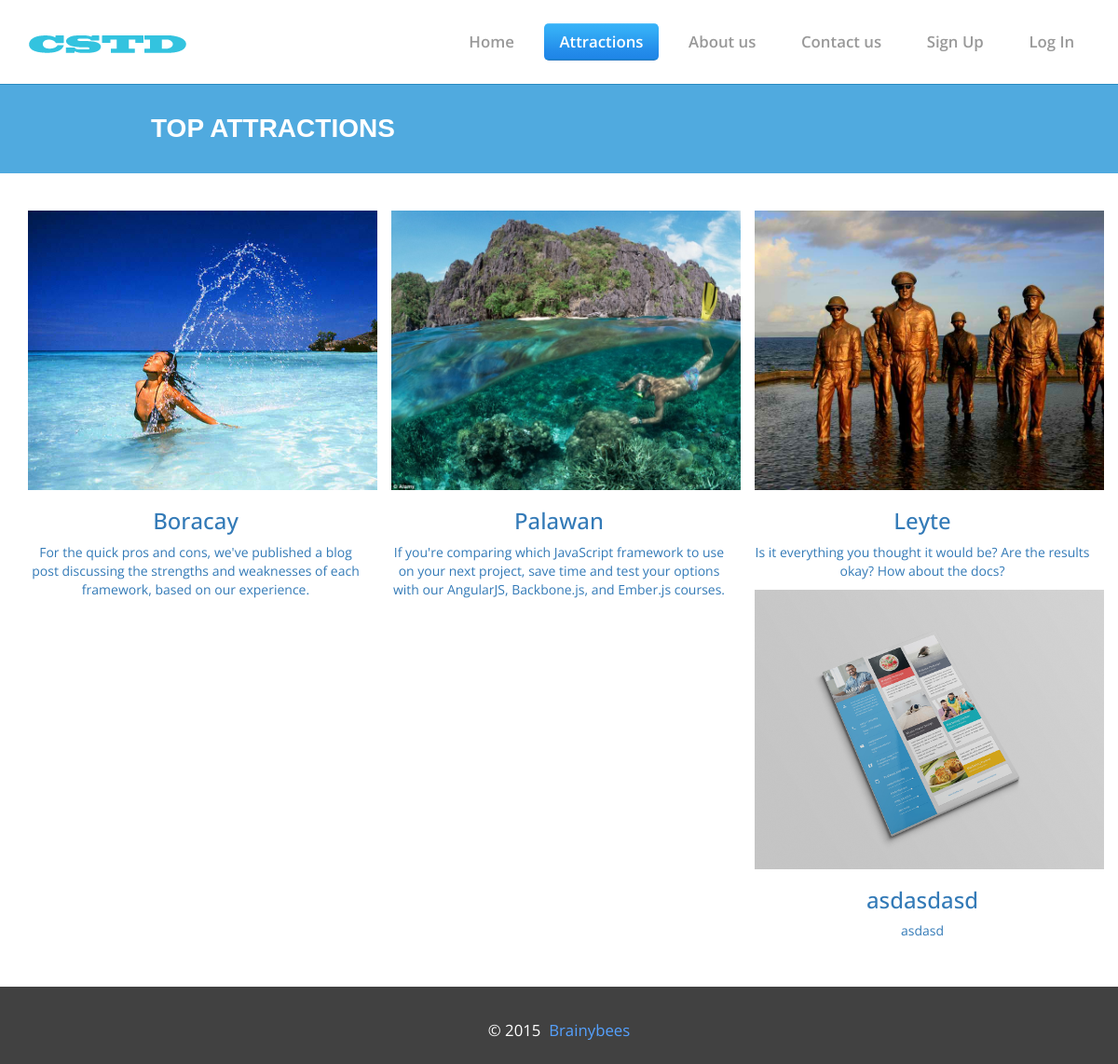
/attractions/index.php, run on the app's committed database.
### tables this page shows
CREATE TABLE IF NOT EXISTS `attractions` (
`id` int(11) NOT NULL,
  `name` varchar(255) NOT NULL,
  `description` text NOT NULL,
  `picture` varchar(255) NOT NULL
);

### helper.php (called while the page is built, shortened)
<?php
	class DatabaseHelper {
		private $connection;
		public function __construct () {
			$this->connection = new mysqli(
				DATABASE_SERVER_NAME,
				DATABASE_USERNAME,
				DATABASE_PASSWORD,
				DATABASE_NAME
			);
		}
		public function get_attractions() {
			$sql = 'SELECT * FROM attractions';
			return $this->connection->query($sql);
		}
	}
?>

### attractions/templates/list.php (the view, shortened to what this page needs)
<!DOCTYPE html>
<html>
<head>
    <link href="/css/bootstrap.min.css" rel='stylesheet' type='text/css' />
    <link href="/css/style.css" rel='stylesheet' type='text/css' />
</head>
<body>
    <div class="header">
        <div class="container">
            <div class="logo">
                <a href="/"><img src="/img/logo1.png" title="carwash" /></a>
            </div>
            <div class="top-nav">
                    <ul>
                        <li><a href="/">Home</a></li>
                        <?php if (isset($_SESSION['user'])) { ?>
                            <li class="active"><a href="/attractions">Attractions</a></li>
                            <li><a href="/about.php">About us</a></li>
                            <li><a href="/contact.php">Contact us</a></li>
                            <li><a href="/logout.php">Log Out</a></li>
                        <?php } else { ?>
                            <li class="active"><a href="/attractions">Attractions</a></li>
                            <li><a href="/about.php">About us</a></li>
                            <li><a href="/contact.php">Contact us</a></li>
                            <li><a href="/signup.php">Sign Up</a></li>
                            <li><a href="/login.php">Log In</a></li>
                        <?php } ?>
                        <div class="clearfix"></div>
                    </ul>
            </div>
            <div class="clearfix"> </div>
        </div>
    </div>
    <div>
        <div class="about-head">
            <h3>
                Top Attractions
            </h3>
        </div>
        <div class="container" style="margin-top: 40px; margin-bottom: 40px;">
            <div class="row">
                <?php if (!empty($attractions)) { ?>
                    <?php foreach ($attractions as $attraction) { ?>
                        <a class="col-lg-4 text-center" style="overflow: hidden;" href="/attractions?id=<?php echo $attraction['id'] ?>">
                            <img src="<?php echo $attraction['picture'] ?>" style="height: 300px; " />
                            <h3><?php echo $attraction['name'] ?></h3>
                            <p><?php echo $attraction['description'] ?></p>
                        </a>
                    <?php } ?>
                <?php } else { ?>
                    <h1 class="text-center">There are no attractions here</h1>
                <?php } ?>
            </div>
        </div>
    </div>
    <div class="footer">
        <div class="container">
            <div class="copy-right">
                <p>&copy; 2015 &nbsp;<a href="/">Brainybees</a></p>
            </div>
        </div>
    </div>
    </body>
</html>

### attractions/index.php (shortened to what this page needs)
<?php
	require_once('../helper.php');
	$helper = new DatabaseHelper();
	if (isset($_GET['id'])) {
		$attraction = $helper->get_attraction($_GET['id']);
		require_once('templates/detail.php');
	} else {
		$attractions = $helper->get_attractions();
		require_once('templates/list.php');
 	}
?>

### css/style.css (style rules this page uses)
body { font-family: 'Open Sans', sans-serif; background: #fff; }
.header { padding: 1.8em 0; border-bottom: 1px solid #2A8BC1; }
.logo { float: left; margin-top: 0.3em; }
.top-nav { float:right; }
.top-nav ul { margin:0; padding:0; }
.top-nav ul li { display:inline-block; float:left; margin-left:15px; }
.top-nav ul li a { padding: 0.47em 1em; display:inline-block; font-weight:600; font-size:1.2em; text-decoration:none; color:#999; transition: 0.5s all; -webkit-transition: 0.5s all; -moz-transition: 0.5s all; -o-transition: 0.5s all; border-radius:0.3em; -moz-border-radius:0.3em; -o-border-radius:0.3em; -webkit-border-radius:0.3em; font-family: 'Open Sans', sans-serif; }
.top-nav ul li a:hover,.top-nav ul li.active a { color:#fff; background: #74cbfa; background: -moz-linear-gradient(top, #74cbfa 0%, #37b2f8 3%, #33abf5 22%, #238cea 75%, #1f85e7 94%, #1784d1 97%, #3a73b9 100%); background: -webkit-gradient(linear, left top, left bottom, color-stop(0%,#74cbfa), color-stop(3%,#37b2f8), color-stop(22%,#33abf5), color-stop(75%,#238cea), color-stop(94%,#1f85e7), color-stop(97%,#1784d1), color-stop(100%,#3a73b9)); background: -webkit-linear-gradient(top, #74cbfa 0%,#37b2f8 3%,#33abf5 22%,#238cea 75%,#1f85e7 94%,#1784d1 97%,#3a73b9 100%); background: -o-linear-gradient(top, #74cbfa 0%,#37b2f8 3%,#33abf5 22%,#238cea 75%,#1f85e7 94%,#1784d1 97%,#3a73b9 100%); background: -ms-linear-gradient(top, #74cbfa 0%,#37b2f8 3%,#33abf5 22%,#238cea 75%,#1f85e7 94%,#1784d1 97%,#3a73b9 100%); background: linear-gradient(to bottom, #74cbfa 0%,#37b2f8 3%,#33abf5 22%,#238cea 75%,#1f85e7 94%,#1784d1 97%,#3a73b9 100%); filter: progid:DXImageTransform.Microsoft.gradient( startColorstr='#74cbfa', endColorstr='#3a73b9',GradientType=0 ); }
.about-head { padding: 2.3em 0; background: #50AADF; }
.about-head h3 { text-align: left; color: #fff; font-size: 2em; text-transform: uppercase; font-weight: 700; width: 73%; margin: 0 auto; font-family: 'Carrois Gothic SC', sans-serif; }
.footer { padding: 1em 0; background: #414141; }
.copy-right { text-align:center; margin-top: 1.5em; }
.copy-right p { font-size: 1.2em; color: #fff; font-family: 'Open Sans', sans-serif; font-weight: 400; }
.copy-right p a { color:#55A1FF; transition: 0.5s all; -webkit-transition: 0.5s all; -moz-transition: 0.5s all; -o-transition: 0.5s all; }

### data on the page
attractions: picture (picture), name "Boracay", description "For the quick pros and cons, we've published a blog post discussing the strengths and weaknesses of each framework, based on our experience."
attractions: picture (picture), name "Palawan", description "If you're comparing which JavaScript framework to use on your next project, save time and test your options with our AngularJS, Backbone.js, and Ember.js courses."
attractions: picture (picture), name "Leyte", description "Is it everything you thought it would be? Are the results okay? How about the docs?"
attractions: picture (picture), name "asdasdasd", description "asdasd"
